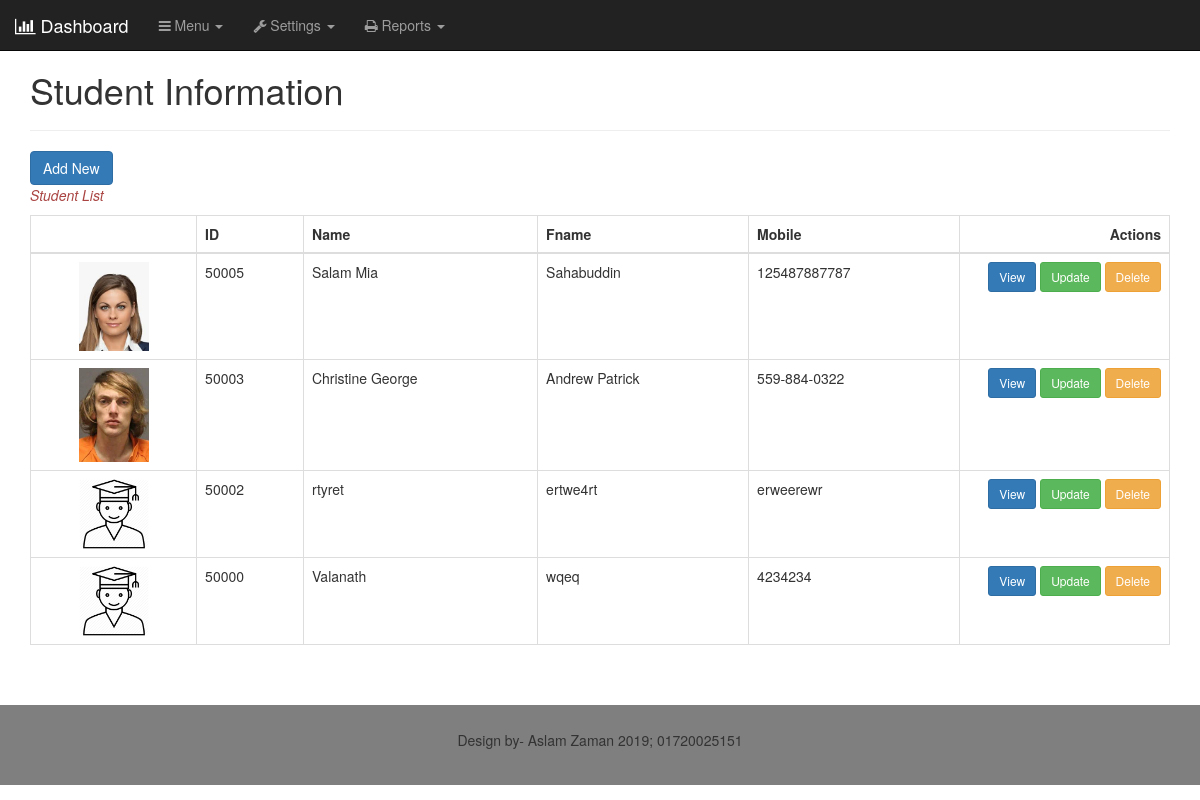
The page /index.php/student on the database its author committed.
### tables this page shows
CREATE TABLE `student` (
  `id` int(8) NOT NULL,
  `name` varchar(100) NOT NULL,
  `fname` varchar(100) NOT NULL,
  `mname` varchar(100) NOT NULL,
  `address` varchar(200) NOT NULL,
  `mobile` varchar(100) NOT NULL,
  `bdate` date NOT NULL,
  `sex_id` int(1) NOT NULL,
  `school_name` varchar(100) NOT NULL,
  `class_name_id` int(2) NOT NULL,
  `marks` int(8) NOT NULL,
  `position` varchar(50) NOT NULL,
  `remarks` varchar(200) NOT NULL,
  `pic` varchar(100) NOT NULL,
  `entry_dt` datetime NOT NULL DEFAULT CURRENT_TIMESTAMP
);

### application/controllers/Student.php (called while the page is built, shortened)
<?php
class Student extends CI_Controller {
	public function __construct()
	{
		$this->load->model('student_model');
		$this->load->library(array('session','form_validation','tcpdf_lib'));
		$this->load->helper(array('form', 'url'));
	}
	public function index()
	{
		$data['students']     = $this->student_model->select_all();
		$this->load->view('layout/header');
		$this->load->view('layout/header_closing');
		$this->load->view('layout/navbar');
		$this->load->view('student/index',$data);
		$this->load->view('layout/footer');
		$this->load->view('layout/footer_closing');
	}
}

### index.php (called while the page is built, shortened)
<?php
require_once BASEPATH.'core/CodeIgniter.php';

### application/models/Student_model.php (called while the page is built, shortened)
<?php
    class Student_model extends  CI_Model{
        public function __construct()
        {
            $this->db = $this->load->database("default",TRUE);
        }
      public function select_all()
        {
            $this->db->select('*');
            $this->db->order_by('id','DESC');
            $query = $this->db->get('student');
            if($query->num_rows() > 0){
                return $query->result_array();
            }else{
                return FALSE;
            }
        }
}
?>

### application/views/student/index.php (the view)
<div class="container">
  <div class="row">
    <div class="col-sm-12">
 <h1>Student Information</h1>
<hr>
<a href="<?php echo base_url('student/add');?>" class="btn btn-primary">Add New</a>
<p class="text-danger"><i>
	<?php
	if(isset($_SESSION['msg']) && !empty($_SESSION['msg'])){
		echo $_SESSION['msg'];
		unset($_SESSION['msg']);
	}
	else
	{
		echo "Student List";
	}
	?>
</i></p>
<div class="table-responsive">
	<table class="table table-bordered">
		<thead>
			<tr>
				<th></th>
				<th>ID</th>
				<th>Name</th>
				<th>Fname</th>
				<th>Mobile</th>
				<th class='text-right'>Actions</th>
			</tr>
		</thead>
		<tbody>
			<?php
			if($students)
			{
				foreach ($students as $student)
				{
					$id = $student['id'];
					$t 		= strtotime(date("Y-m-d")) - strtotime($student['entry_dt']);
					$d 		= 86400*30;
					$link_update 	= "";
					$link_delete 	= "";
					if($t > $d)
					{
						$link_update 	= "#";
						$link_delete 	= "#";
					}
					else
					{
						$link_update 	= base_url('student/edit/'.$id.'/'.$student['sex_id'].'/'.$student['class_name_id']);
						$link_delete 	= base_url('student/remove/'.$id);
					}
					?>
					<tr>
						<td>
							<a href="<?php echo base_url('student/img_edit/'.$id);?>">
								<img src="<?php echo base_url('assets/pic/student/').$student['pic'];?>" class="img-responsive" width="70" style="display:block;margin:auto;">
							</a>
						</td>
						<td><?php echo $student['id'];?></td>
						<td><?php echo $student['name'];?></td>
						<td><?php echo $student['fname'];?></td>
						<td><?php echo $student['mobile'];?></td>
						<td class='text-right' style='width:210px;'>
						  <a href="<?php echo base_url('student/view/'.$id);?>" class="btn btn-primary btn-sm">View</a>
						  <a href="<?php echo $link_update;?>" class="btn btn-success btn-sm">Update</a>
						  <a href="<?php echo $link_delete;?>" class="btn btn-warning btn-sm">Delete</a>
						</td>
					</tr>
					<?php
				}
			}
			?>
		</tbody>
	</table>
</div>
    </div>
  </div>
</div>

### application/views/layout/header.php (shortened to what this page needs)
<!DOCTYPE html>
<html lang="en">
<head>
  <link rel="stylesheet" href="<?php echo base_url('assets/css/bootstrap.min.css');?>">
  <link rel="stylesheet" href="https://cdnjs.cloudflare.com/ajax/libs/font-awesome/4.7.0/css/font-awesome.min.css">

### application/views/layout/header_closing.php (shortened to what this page needs)
</head>
<body style="margin-top:0px;">

### application/views/layout/navbar.php (shortened to what this page needs)
<nav class="navbar navbar-inverse navbar-fixed-top">
  <div class="container-fluid">
    <div class="navbar-header">
      <a class="navbar-brand" href="<?php echo base_url('dashboard');?>"> <i class="fa fa-bar-chart"></i> Dashboard</a>
    </div>
    <div class="collapse navbar-collapse" id="myNavbar">
      <ul class="nav navbar-nav">
		<li class="dropdown"><a class="dropdown-toggle" data-toggle="dropdown" href="#"> <i class="fa fa-bars"></i> Menu <span class="caret"></span></a>
		</li>
		<li class="dropdown"><a class="dropdown-toggle" data-toggle="dropdown" href="#"> <i class="fa fa-wrench"></i> Settings <span class="caret"></span></a>
		</li>
		<li class="dropdown"><a class="dropdown-toggle" data-toggle="dropdown" href="#"> <i class="fa fa-print"></i> Reports <span class="caret"></span></a>
		</li>
      </ul>
    </div>
  </div>
</nav>

### application/views/layout/footer.php (shortened to what this page needs)
<br><br>
<footer class="container-fluid text-center">
  <p>Design by- Aslam Zaman 2019; 01720025151</p>
</footer>

### application/views/layout/footer_closing.php
</body>
</html>

### application/views/layout/header.php (style rules this page uses)
.navbar { margin-bottom: 0; border-radius: 0; }
footer { background-color: #7f7f7f; padding: 25px; }

### rows shown on the page
student: pic (picture), id "50005", name "Salam Mia", fname "Sahabuddin", mobile "125487887787"
student: pic (picture), id "50003", name "Christine George", fname "Andrew Patrick", mobile "559-884-0322"
student: pic (placeholder picture), id "50002", name "rtyret", fname "ertwe4rt", mobile "erweerewr"
student: pic (placeholder picture), id "50000", name "Valanath", fname "wqeq", mobile "4234234"
